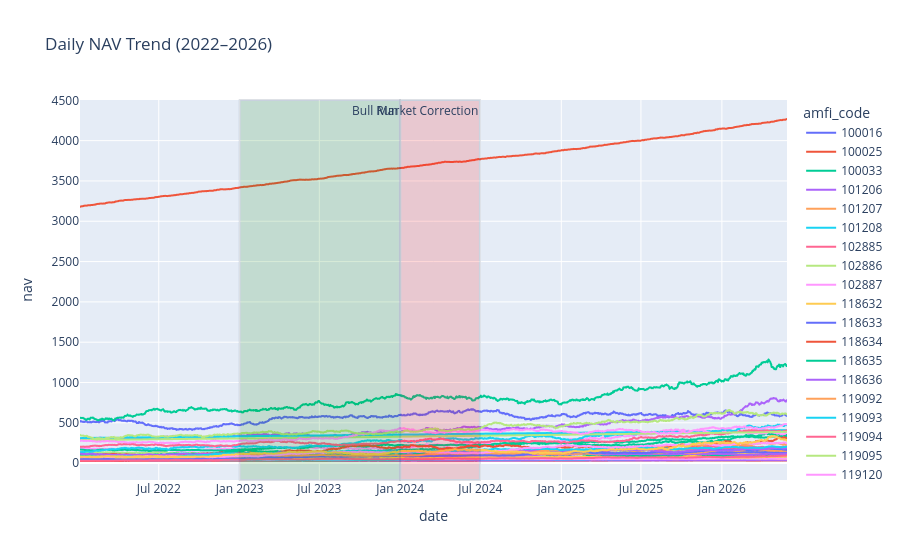

Notebook code cell kept with this figure:
### Code cell
nav["date"] = pd.to_datetime(nav["date"])

fig = px.line(
    nav,
    x="date",
    y="nav",
    color="amfi_code",
    title="Daily NAV Trend (2022–2026)"
)

fig.add_vrect(
    x0="2023-01-01",
    x1="2023-12-31",
    annotation_text="Bull Run",
    fillcolor="green",
    opacity=0.15
)

fig.add_vrect(
    x0="2024-01-01",
    x1="2024-06-30",
    annotation_text="Market Correction",
    fillcolor="red",
    opacity=0.15
)

fig.show()

fig.write_image("../charts/nav_trend.png")

### Figure 1 — Plotly figure (JSON) as saved in the notebook; plotly's stock layout.template omitted (floating-point values rounded to 4 significant figures; data arrays with more than 128 entries replaced by an {"elided": "..."} marker saying what was removed)
{"data": [{"hovertemplate": "amfi_code=100016<br>date=%{x}<br>nav=%{y}<extra></extra>", "legendgroup": "100016", "line": {"color": "#636efa", "dash": "solid"}, "marker": {"symbol": "circle"}, "mode": "lines", "name": "100016", "showlegend": true, "type": "scattergl", "x": {"elided": "1150 str values"}, "xaxis": "x", "y": {"elided": "1150 float values"}, "yaxis": "y"}, {"hovertemplate": "amfi_code=100025<br>date=%{x}<br>nav=%{y}<extra></extra>", "legendgroup": "100025", "line": {"color": "#EF553B", "dash": "solid"}, "marker": {"symbol": "circle"}, "mode": "lines", "name": "100025", "showlegend": true, "type": "scattergl", "x": {"elided": "1150 str values"}, "xaxis": "x", "y": {"elided": "1150 float values"}, "yaxis": "y"}, {"hovertemplate": "amfi_code=100033<br>date=%{x}<br>nav=%{y}<extra></extra>", "legendgroup": "100033", "line": {"color": "#00cc96", "dash": "solid"}, "marker": {"symbol": "circle"}, "mode": "lines", "name": "100033", "showlegend": true, "type": "scattergl", "x": {"elided": "1150 str values"}, "xaxis": "x", "y": {"elided": "1150 float values"}, "yaxis": "y"}, {"hovertemplate": "amfi_code=101206<br>date=%{x}<br>nav=%{y}<extra></extra>", "legendgroup": "101206", "line": {"color": "#ab63fa", "dash": "solid"}, "marker": {"symbol": "circle"}, "mode": "lines", "name": "101206", "showlegend": true, "type": "scattergl", "x": {"elided": "1150 str values"}, "xaxis": "x", "y": {"elided": "1150 float values"}, "yaxis": "y"}, {"hovertemplate": "amfi_code=101207<br>date=%{x}<br>nav=%{y}<extra></extra>", "legendgroup": "101207", "line": {"color": "#FFA15A", "dash": "solid"}, "marker": {"symbol": "circle"}, "mode": "lines", "name": "101207", "showlegend": true, "type": "scattergl", "x": {"elided": "1150 str values"}, "xaxis": "x", "y": {"elided": "1150 float values"}, "yaxis": "y"}, {"hovertemplate": "amfi_code=101208<br>date=%{x}<br>nav=%{y}<extra></extra>", "legendgroup": "101208", "line": {"color": "#19d3f3", "dash": "solid"}, "marker": {"symbol": "circle"}, "mode": "lines", "name": "101208", "showlegend": true, "type": "scattergl", "x": {"elided": "1150 str values"}, "xaxis": "x", "y": {"elided": "1150 float values"}, "yaxis": "y"}, {"hovertemplate": "amfi_code=102885<br>date=%{x}<br>nav=%{y}<extra></extra>", "legendgroup": "102885", "line": {"color": "#FF6692", "dash": "solid"}, "marker": {"symbol": "circle"}, "mode": "lines", "name": "102885", "showlegend": true, "type": "scattergl", "x": {"elided": "1150 str values"}, "xaxis": "x", "y": {"elided": "1150 float values"}, "yaxis": "y"}, {"hovertemplate": "amfi_code=102886<br>date=%{x}<br>nav=%{y}<extra></extra>", "legendgroup": "102886", "line": {"color": "#B6E880", "dash": "solid"}, "marker": {"symbol": "circle"}, "mode": "lines", "name": "102886", "showlegend": true, "type": "scattergl", "x": {"elided": "1150 str values"}, "xaxis": "x", "y": {"elided": "1150 float values"}, "yaxis": "y"}, {"hovertemplate": "amfi_code=102887<br>date=%{x}<br>nav=%{y}<extra></extra>", "legendgroup": "102887", "line": {"color": "#FF97FF", "dash": "solid"}, "marker": {"symbol": "circle"}, "mode": "lines", "name": "102887", "showlegend": true, "type": "scattergl", "x": {"elided": "1150 str values"}, "xaxis": "x", "y": {"elided": "1150 float values"}, "yaxis": "y"}, {"hovertemplate": "amfi_code=118632<br>date=%{x}<br>nav=%{y}<extra></extra>", "legendgroup": "118632", "line": {"color": "#FECB52", "dash": "solid"}, "marker": {"symbol": "circle"}, "mode": "lines", "name": "118632", "showlegend": true, "type": "scattergl", "x": {"elided": "1150 str values"}, "xaxis": "x", "y": {"elided": "1150 float values"}, "yaxis": "y"}, {"hovertemplate": "amfi_code=118633<br>date=%{x}<br>nav=%{y}<extra></extra>", "legendgroup": "118633", "line": {"color": "#636efa", "dash": "solid"}, "marker": {"symbol": "circle"}, "mode": "lines", "name": "118633", "showlegend": true, "type": "scattergl", "x": {"elided": "1150 str values"}, "xaxis": "x", "y": {"elided": "1150 float values"}, "yaxis": "y"}, {"hovertemplate": "amfi_code=118634<br>date=%{x}<br>nav=%{y}<extra></extra>", "legendgroup": "118634", "line": {"color": "#EF553B", "dash": "solid"}, "marker": {"symbol": "circle"}, "mode": "lines", "name": "118634", "showlegend": true, "type": "scattergl", "x": {"elided": "1150 str values"}, "xaxis": "x", "y": {"elided": "1150 float values"}, "yaxis": "y"}, {"hovertemplate": "amfi_code=118635<br>date=%{x}<br>nav=%{y}<extra></extra>", "legendgroup": "118635", "line": {"color": "#00cc96", "dash": "solid"}, "marker": {"symbol": "circle"}, "mode": "lines", "name": "118635", "showlegend": true, "type": "scattergl", "x": {"elided": "1150 str values"}, "xaxis": "x", "y": {"elided": "1150 float values"}, "yaxis": "y"}, {"hovertemplate": "amfi_code=118636<br>date=%{x}<br>nav=%{y}<extra></extra>", "legendgroup": "118636", "line": {"color": "#ab63fa", "dash": "solid"}, "marker": {"symbol": "circle"}, "mode": "lines", "name": "118636", "showlegend": true, "type": "scattergl", "x": {"elided": "1150 str values"}, "xaxis": "x", "y": {"elided": "1150 float values"}, "yaxis": "y"}, {"hovertemplate": "amfi_code=119092<br>date=%{x}<br>nav=%{y}<extra></extra>", "legendgroup": "119092", "line": {"color": "#FFA15A", "dash": "solid"}, "marker": {"symbol": "circle"}, "mode": "lines", "name": "119092", "showlegend": true, "type": "scattergl", "x": {"elided": "1150 str values"}, "xaxis": "x", "y": {"elided": "1150 float values"}, "yaxis": "y"}, {"hovertemplate": "amfi_code=119093<br>date=%{x}<br>nav=%{y}<extra></extra>", "legendgroup": "119093", "line": {"color": "#19d3f3", "dash": "solid"}, "marker": {"symbol": "circle"}, "mode": "lines", "name": "119093", "showlegend": true, "type": "scattergl", "x": {"elided": "1150 str values"}, "xaxis": "x", "y": {"elided": "1150 float values"}, "yaxis": "y"}, {"hovertemplate": "amfi_code=119094<br>date=%{x}<br>nav=%{y}<extra></extra>", "legendgroup": "119094", "line": {"color": "#FF6692", "dash": "solid"}, "marker": {"symbol": "circle"}, "mode": "lines", "name": "119094", "showlegend": true, "type": "scattergl", "x": {"elided": "1150 str values"}, "xaxis": "x", "y": {"elided": "1150 float values"}, "yaxis": "y"}, {"hovertemplate": "amfi_code=119095<br>date=%{x}<br>nav=%{y}<extra></extra>", "legendgroup": "119095", "line": {"color": "#B6E880", "dash": "solid"}, "marker": {"symbol": "circle"}, "mode": "lines", "name": "119095", "showlegend": true, "type": "scattergl", "x": {"elided": "1150 str values"}, "xaxis": "x", "y": {"elided": "1150 float values"}, "yaxis": "y"}, {"hovertemplate": "amfi_code=119120<br>date=%{x}<br>nav=%{y}<extra></extra>", "legendgroup": "119120", "line": {"color": "#FF97FF", "dash": "solid"}, "marker": {"symbol": "circle"}, "mode": "lines", "name": "119120", "showlegend": true, "type": "scattergl", "x": {"elided": "1150 str values"}, "xaxis": "x", "y": {"elided": "1150 float values"}, "yaxis": "y"}, {"hovertemplate": "amfi_code=119551<br>date=%{x}<br>nav=%{y}<extra></extra>", "legendgroup": "119551", "line": {"color": "#FECB52", "dash": "solid"}, "marker": {"symbol": "circle"}, "mode": "lines", "name": "119551", "showlegend": true, "type": "scattergl", "x": {"elided": "1150 str values"}, "xaxis": "x", "y": {"elided": "1150 float values"}, "yaxis": "y"}, {"hovertemplate": "amfi_code=119552<br>date=%{x}<br>nav=%{y}<extra></extra>", "legendgroup": "119552", "line": {"color": "#636efa", "dash": "solid"}, "marker": {"symbol": "circle"}, "mode": "lines", "name": "119552", "showlegend": true, "type": "scattergl", "x": {"elided": "1150 str values"}, "xaxis": "x", "y": {"elided": "1150 float values"}, "yaxis": "y"}, {"hovertemplate": "amfi_code=119598<br>date=%{x}<br>nav=%{y}<extra></extra>", "legendgroup": "119598", "line": {"color": "#EF553B", "dash": "solid"}, "marker": {"symbol": "circle"}, "mode": "lines", "name": "119598", "showlegend": true, "type": "scattergl", "x": {"elided": "1150 str values"}, "xaxis": "x", "y": {"elided": "1150 float values"}, "yaxis": "y"}, {"hovertemplate": "amfi_code=119599<br>date=%{x}<br>nav=%{y}<extra></extra>", "legendgroup": "119599", "line": {"color": "#00cc96", "dash": "solid"}, "marker": {"symbol": "circle"}, "mode": "lines", "name": "119599", "showlegend": true, "type": "scattergl", "x": {"elided": "1150 str values"}, "xaxis": "x", "y": {"elided": "1150 float values"}, "yaxis": "y"}, {"hovertemplate": "amfi_code=120503<br>date=%{x}<br>nav=%{y}<extra></extra>", "legendgroup": "120503", "line": {"color": "#ab63fa", "dash": "solid"}, "marker": {"symbol": "circle"}, "mode": "lines", "name": "120503", "showlegend": true, "type": "scattergl", "x": {"elided": "1150 str values"}, "xaxis": "x", "y": {"elided": "1150 float values"}, "yaxis": "y"}, {"hovertemplate": "amfi_code=120504<br>date=%{x}<br>nav=%{y}<extra></extra>", "legendgroup": "120504", "line": {"color": "#FFA15A", "dash": "solid"}, "marker": {"symbol": "circle"}, "mode": "lines", "name": "120504", "showlegend": true, "type": "scattergl", "x": {"elided": "1150 str values"}, "xaxis": "x", "y": {"elided": "1150 float values"}, "yaxis": "y"}, {"hovertemplate": "amfi_code=120505<br>date=%{x}<br>nav=%{y}<extra></extra>", "legendgroup": "120505", "line": {"color": "#19d3f3", "dash": "solid"}, "marker": {"symbol": "circle"}, "mode": "lines", "name": "120505", "showlegend": true, "type": "scattergl", "x": {"elided": "1150 str values"}, "xaxis": "x", "y": {"elided": "1150 float values"}, "yaxis": "y"}, {"hovertemplate": "amfi_code=120506<br>date=%{x}<br>nav=%{y}<extra></extra>", "legendgroup": "120506", "line": {"color": "#FF6692", "dash": "solid"}, "marker": {"symbol": "circle"}, "mode": "lines", "name": "120506", "showlegend": true, "type": "scattergl", "x": {"elided": "1150 str values"}, "xaxis": "x", "y": {"elided": "1150 float values"}, "yaxis": "y"}, {"hovertemplate": "amfi_code=120507<br>date=%{x}<br>nav=%{y}<extra></extra>", "legendgroup": "120507", "line": {"color": "#B6E880", "dash": "solid"}, "marker": {"symbol": "circle"}, "mode": "lines", "name": "120507", "showlegend": true, "type": "scattergl", "x": {"elided": "1150 str values"}, "xaxis": "x", "y": {"elided": "1150 float values"}, "yaxis": "y"}, {"hovertemplate": "amfi_code=120841<br>date=%{x}<br>nav=%{y}<extra></extra>", "legendgroup": "120841", "line": {"color": "#FF97FF", "dash": "solid"}, "marker": {"symbol": "circle"}, "mode": "lines", "name": "120841", "showlegend": true, "type": "scattergl", "x": {"elided": "1150 str values"}, "xaxis": "x", "y": {"elided": "1150 float values"}, "yaxis": "y"}, {"hovertemplate": "amfi_code=120842<br>date=%{x}<br>nav=%{y}<extra></extra>", "legendgroup": "120842", "line": {"color": "#FECB52", "dash": "solid"}, "marker": {"symbol": "circle"}, "mode": "lines", "name": "120842", "showlegend": true, "type": "scattergl", "x": {"elided": "1150 str values"}, "xaxis": "x", "y": {"elided": "1150 float values"}, "yaxis": "y"}, {"hovertemplate": "amfi_code=120843<br>date=%{x}<br>nav=%{y}<extra></extra>", "legendgroup": "120843", "line": {"color": "#636efa", "dash": "solid"}, "marker": {"symbol": "circle"}, "mode": "lines", "name": "120843", "showlegend": true, "type": "scattergl", "x": {"elided": "1150 str values"}, "xaxis": "x", "y": {"elided": "1150 float values"}, "yaxis": "y"}, {"hovertemplate": "amfi_code=120844<br>date=%{x}<br>nav=%{y}<extra></extra>", "legendgroup": "120844", "line": {"color": "#EF553B", "dash": "solid"}, "marker": {"symbol": "circle"}, "mode": "lines", "name": "120844", "showlegend": true, "type": "scattergl", "x": {"elided": "1150 str values"}, "xaxis": "x", "y": {"elided": "1150 float values"}, "yaxis": "y"}, {"hovertemplate": "amfi_code=125497<br>date=%{x}<br>nav=%{y}<extra></extra>", "legendgroup": "125497", "line": {"color": "#00cc96", "dash": "solid"}, "marker": {"symbol": "circle"}, "mode": "lines", "name": "125497", "showlegend": true, "type": "scattergl", "x": {"elided": "1150 str values"}, "xaxis": "x", "y": {"elided": "1150 float values"}, "yaxis": "y"}, {"hovertemplate": "amfi_code=125498<br>date=%{x}<br>nav=%{y}<extra></extra>", "legendgroup": "125498", "line": {"color": "#ab63fa", "dash": "solid"}, "marker": {"symbol": "circle"}, "mode": "lines", "name": "125498", "showlegend": true, "type": "scattergl", "x": {"elided": "1150 str values"}, "xaxis": "x", "y": {"elided": "1150 float values"}, "yaxis": "y"}, {"hovertemplate": "amfi_code=148567<br>date=%{x}<br>nav=%{y}<extra></extra>", "legendgroup": "148567", "line": {"color": "#FFA15A", "dash": "solid"}, "marker": {"symbol": "circle"}, "mode": "lines", "name": "148567", "showlegend": true, "type": "scattergl", "x": {"elided": "1150 str values"}, "xaxis": "x", "y": {"elided": "1150 float values"}, "yaxis": "y"}, {"hovertemplate": "amfi_code=148568<br>date=%{x}<br>nav=%{y}<extra></extra>", "legendgroup": "148568", "line": {"color": "#19d3f3", "dash": "solid"}, "marker": {"symbol": "circle"}, "mode": "lines", "name": "148568", "showlegend": true, "type": "scattergl", "x": {"elided": "1150 str values"}, "xaxis": "x", "y": {"elided": "1150 float values"}, "yaxis": "y"}, {"hovertemplate": "amfi_code=148569<br>date=%{x}<br>nav=%{y}<extra></extra>", "legendgroup": "148569", "line": {"color": "#FF6692", "dash": "solid"}, "marker": {"symbol": "circle"}, "mode": "lines", "name": "148569", "showlegend": true, "type": "scattergl", "x": {"elided": "1150 str values"}, "xaxis": "x", "y": {"elided": "1150 float values"}, "yaxis": "y"}, {"hovertemplate": "amfi_code=149322<br>date=%{x}<br>nav=%{y}<extra></extra>", "legendgroup": "149322", "line": {"color": "#B6E880", "dash": "solid"}, "marker": {"symbol": "circle"}, "mode": "lines", "name": "149322", "showlegend": true, "type": "scattergl", "x": {"elided": "1150 str values"}, "xaxis": "x", "y": {"elided": "1150 float values"}, "yaxis": "y"}, {"hovertemplate": "amfi_code=149323<br>date=%{x}<br>nav=%{y}<extra></extra>", "legendgroup": "149323", "line": {"color": "#FF97FF", "dash": "solid"}, "marker": {"symbol": "circle"}, "mode": "lines", "name": "149323", "showlegend": true, "type": "scattergl", "x": {"elided": "1150 str values"}, "xaxis": "x", "y": {"elided": "1150 float values"}, "yaxis": "y"}, {"hovertemplate": "amfi_code=149324<br>date=%{x}<br>nav=%{y}<extra></extra>", "legendgroup": "149324", "line": {"color": "#FECB52", "dash": "solid"}, "marker": {"symbol": "circle"}, "mode": "lines", "name": "149324", "showlegend": true, "type": "scattergl", "x": {"elided": "1150 str values"}, "xaxis": "x", "y": {"elided": "1150 float values"}, "yaxis": "y"}], "layout": {"annotations": [{"showarrow": false, "text": "Bull Run", "x": "2023-12-31", "xanchor": "right", "xref": "x", "y": 1, "yanchor": "top", "yref": "y domain"}, {"showarrow": false, "text": "Market Correction", "x": "2024-06-30", "xanchor": "right", "xref": "x", "y": 1, "yanchor": "top", "yref": "y domain"}], "legend": {"title": {"text": "amfi_code"}, "tracegroupgap": 0}, "shapes": [{"fillcolor": "green", "opacity": 0.15, "type": "rect", "x0": "2023-01-01", "x1": "2023-12-31", "xref": "x", "y0": 0, "y1": 1, "yref": "y domain"}, {"fillcolor": "red", "opacity": 0.15, "type": "rect", "x0": "2024-01-01", "x1": "2024-06-30", "xref": "x", "y0": 0, "y1": 1, "yref": "y domain"}], "title": {"text": "Daily NAV Trend (2022–2026)"}, "xaxis": {"anchor": "y", "domain": [0, 1], "title": {"text": "date"}}, "yaxis": {"anchor": "x", "domain": [0, 1], "title": {"text": "nav"}}}}
